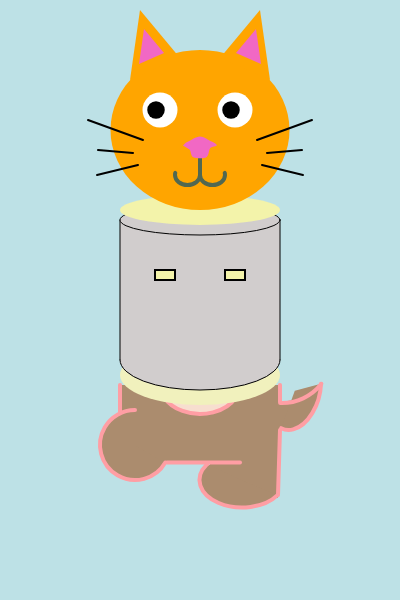
Frame 1 (no input)
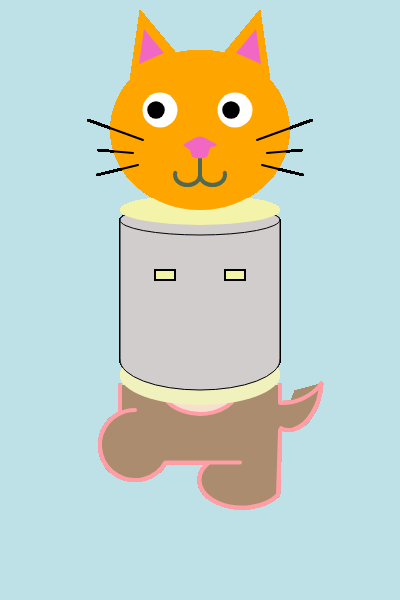
Frame 60 (no input)
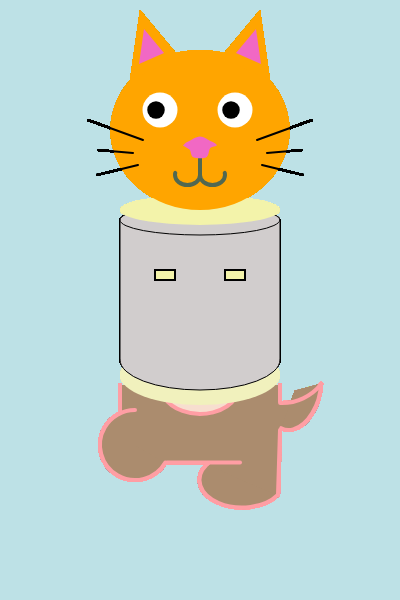
Frame 120 (the mouse pressed at the canvas centre since frame 60)

The p5.js sketch that drew these frames (run headless with seeded random() and noise() and a simulated clock; from frame 60 on, the mouse is pressed at the canvas centre):

// p5.js sketch
// ── sketch.js
function setup() {
  createCanvas(400, 600);
  angleMode(DEGREES);
  background('#BDE1E6');
}

function draw() {
  bearfoot();
  vasebody();
  catface();
  
 
  
  
  // strokeWeight(1)
  // stroke('black')
  // line(0,200,400,200)
  // line(0,400,400,400)
 
}

function vasebody(){
  push()
  translate(0,-10)
  noStroke()
  fill('rgb(241,241,189)')
  ellipse(200,385,160,60)
  fill('rgb(209,205,205)')
  rect(120,230,160,140)
  strokeWeight(1)
  stroke('black')
  line(120,230,120,370)
  line(280,230,280,370)
  arc(200,370,160,60,0,180)
  ellipse(200,230,160,30)  
  noStroke()
  fill('rgb(243,243,170)')
  ellipse(200,220,160,30)
  
  strokeWeight(2)
  stroke('black')
  rect(155,280,20,10)
  push()
  translate(width,0)
  scale(-1,1)
  strokeWeight(2)
  stroke('black')
  rect(155,280,20,10)
  pop()
  pop()
  
}

function catface(){ 
  push()
  //face
  strokeWeight(0)
  fill('orange')
  ellipse(200,130,179,160)
  
  //ear
  triangle(140,10,180,58,130,80)
  push()
  translate(width, 0)
  scale(-1, 1);
  triangle(140, 10, 180, 58, 130, 80)
  pop()
  
  push()
  fill('rgb(241,104,196)')
  translate(74,24)
  scale(0.5)
  triangle(140, 10, 180, 58, 130, 80)
  pop()
  
  push()
  translate(width,0)
  scale(-1,1)
  push()
  fill('rgb(241,104,196)')
  translate(74,24)
  scale(0.5)
  triangle(140, 10, 180, 58, 130, 80)
  pop()
  pop()
  
  //lefteye
  fill('white')
  circle(160,110,35)
  
  push()
  fill('black')
  translate(76,55)
  scale(0.5)
  circle(160,110,35)
  pop()
  
  //righteye
  push()
  translate(75,0)
  fill('white')
  circle(160,110,35)
  
  push()
  fill('black')
  translate(76,55)
  scale(0.5)
  circle(160,110,35)
  pop()
  pop()
  
  //nose&mouth
  push()
  strokeWeight(4)
  stroke('rgb(81,104,81)')
  noFill()
  line(200,154.8,200,175)
  arc(187.5,175,25,20,0,190)
  
  push()
  translate(width,0)
  scale(-1,1)
  strokeWeight(4)
  stroke('rgb(81,104,81)')
  noFill()
  line(200,154.8,200,175)
  arc(187.5,175,25,20,0,190)
  pop()
  pop()
  // fill('rgb(241,104,196)')
  // ellipse(200,140,30,20)
  push()
  translate(-64,-30)
  scale(1.3)
  beginShape()
  fill('rgb(241,104,196)')
  curveVertex(190,135)
  
  curveVertex(195,138)
  
  curveVertex(198,144)
  curveVertex(208,144)
  
  curveVertex(211,137)

  curveVertex(216,135)
  curveVertex(212,132)
  
  curveVertex(203,128)
  curveVertex(194,132)
  
  curveVertex(191,134)
  
  endShape(CLOSE)
  pop()
  
  //beard
  strokeWeight(2)
  stroke('black')
  line(88,120,143,140)
  line(98,150,133,153)
  line(97,175,138,165)
  
  push()
  translate(width,0)
  scale(-1,1)
  strokeWeight(2)
  stroke('black')
  line(88,120,143,140)
  line(98,150,133,153)
  line(97,175,138,165)
  pop()
  
  
  pop()
}

function bearfoot(){
  //fill
  noStroke()
  fill('#AB8C6E')
  rect(120,385,157,79)
  triangle(200,385,280,385,278,385+79)
  rect(210,400,68,98)
  rect(270,402,40,18)
  rect(270,402,20,28)
  triangle(320,397,297,410,287,401)
  
  //draw
  strokeWeight(4)
  stroke('#FF9EA4')
  fill('#AB8C6E')
  //foot
  line(120,385,120,413)
  
  arc(135,445,70,70,30,270)
  line(167,445+35/2,240,445+35/2)
  line(280,430,278,495)
  arc(242,480,85,55,23,205)
  
  line(280,385,280,402)
  
  //tail
  push()
  translate(-175,560)
  rotate(-75)
  arc(285,410,80,50,60,185,open)
  pop()
  
  noFill()
  arc(282,353,100,100,38,92,)
  
  //pocket
  fill('#F7DECF')
  arc(200,384,80,60,20,160,open)
}
